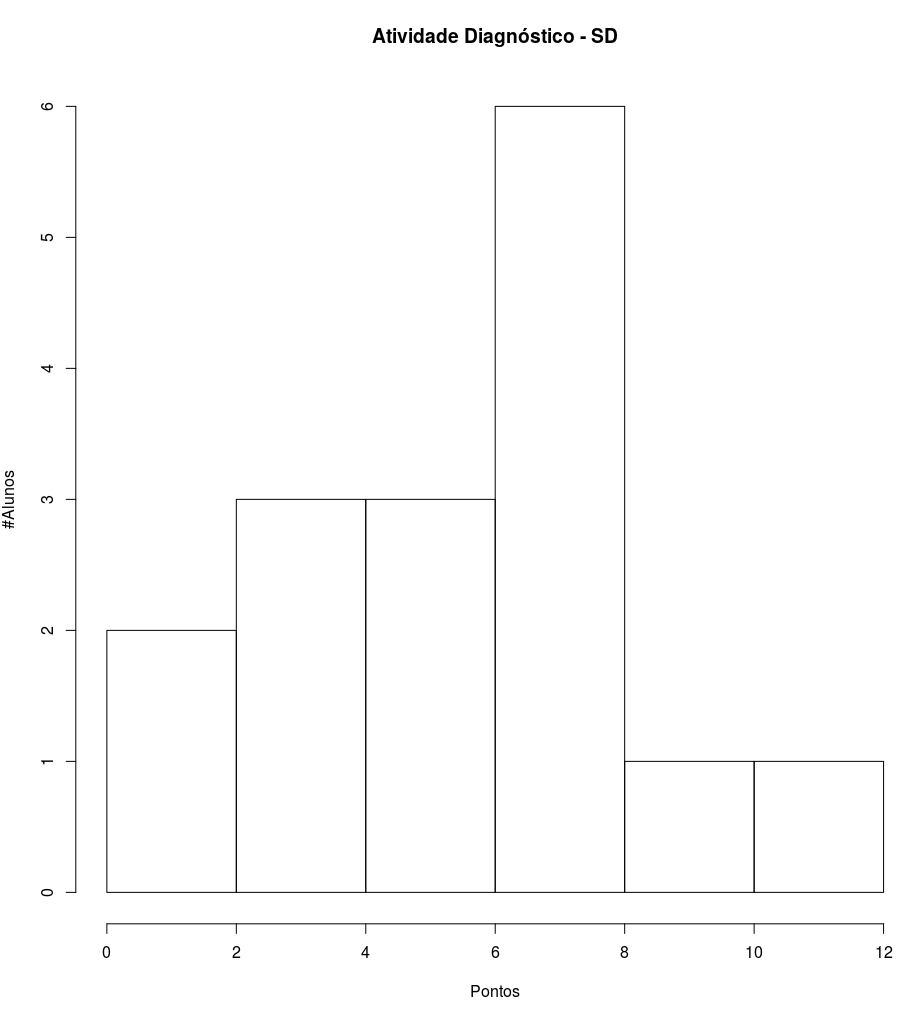

The script that drew this image:
> x=c(3.5,4,7,09,10.75,6.25,6.5,0,5.5,7,5.75,6.5,2.75,5.25,7.75)
> hist(x,main="Atividade Diagnóstico - SD",ylab="#Alunos",xlab="Pontos",breaks=6)
